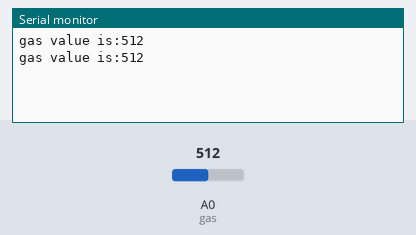
The sketch below on a simulated Arduino Uno, built with avr-gcc and run on an emulated ATmega328P. On the bench: the last lines printed to the serial monitor. The inputs (shaded band) are chosen by the test bench; at power-on: A0 (gas) = 512.

Above: at 1.8 s.
1.9 s: A0 (gas) set to 716
At 2.3 s:
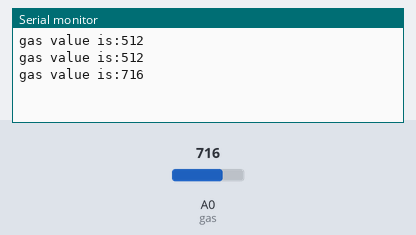
3.4 s: A0 (gas) set to 900
At 4.8 s:
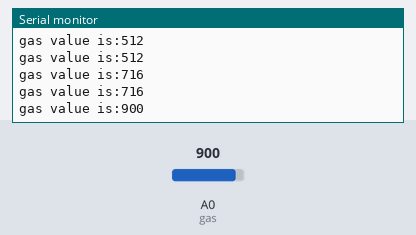
Timing chart, 0 to 6.4 s (numbered marks = the images above; inputs shaded):
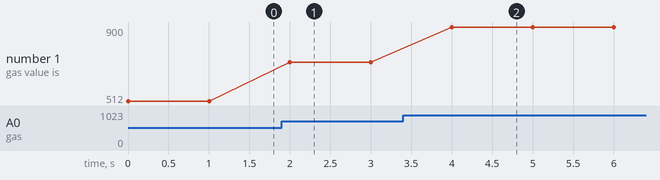

The sketch:

workshop_day_2_-17-03-2022.ino
```cpp
const int gas=A0;
int input_val=0;
void setup() {
  Serial.begin(9600);
  // put your setup code here, to run once:

}

void loop() {
  input_val=analogRead(gas);
  Serial.print("gas value is:");
  Serial.println(input_val);
  delay(1000);


}
```

Measured:
- after the input at 1.9 s, the serial monitor: prints a new line after 0.10 s (image 1)
- after the input at 3.4 s, the serial monitor: prints a new line after 0.60 s (image 2)
- plotted number 1: 512 → 716 after the input at 1.9 s, 716 → 900 after the input at 3.4 s
